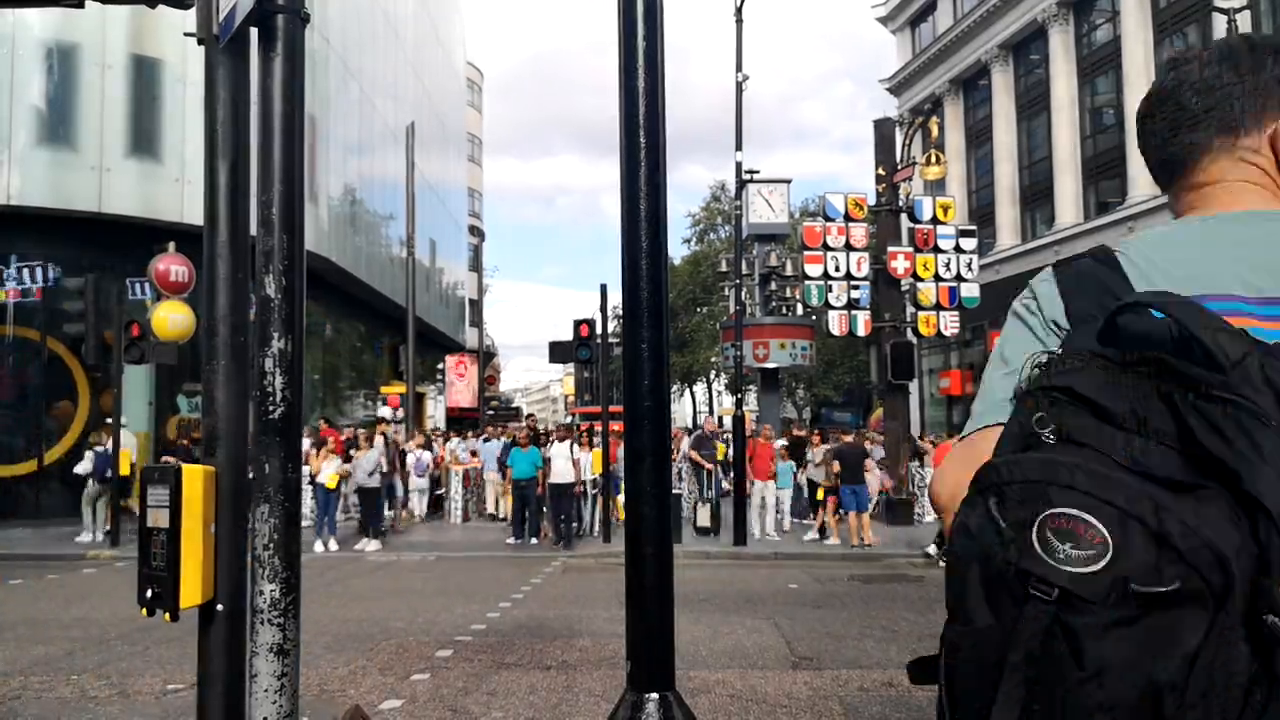
#> input picture frame 19 of video2.mp4, 1280 x 720 px, given in place of video1.mp4, which was not available
$ python video.py
#> lines starting #> are read from the running program, lines starting #| are printed output that depends on the picture; after the words box and inside, x2 and y2 are one past the last pixel; in counts of white or black regions, pixels touching at a corner belong together; pictures that were not available may be replaced by others from this repository, and a replacement may not be noted
import cv2
import imutils

# Initializing the HOG person
# detector
hog = cv2.HOGDescriptor()
hog.setSVMDetector(cv2.HOGDescriptor_getDefaultPeopleDetector())

cap = cv2.VideoCapture('video1.mp4')

while cap.isOpened():
    # Reading the video stream
    ret, image = cap.read()
#> image is the input picture: shape (720, 1280, 3); mean B, G, R 102.3, 103.3, 106
    if ret:
        image = imutils.resize(image,
                               width=min(400, image.shape[1]))
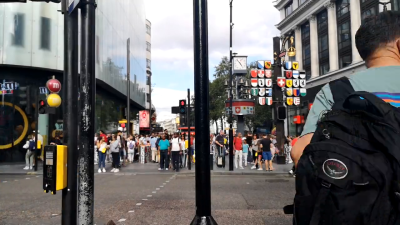
#> image: shape (225, 400, 3); mean B, G, R 102.3, 103.3, 106

        # Detecting all the regions
        # in the Image that has a
        # pedestrians inside it
        (regions, _) = hog.detectMultiScale(image,
                                            winStride=(4, 4),
                                            padding=(4, 4),
                                            scale=1.05)
#> regions = [[14, 61, 78, 156]]

        # Drawing the regions in the
        # Image
        for (x, y, w, h) in regions:
            cv2.rectangle(image, (x, y),
                          (x + w, y + h),
                          (0, 0, 255), 2)
#> this loop made 1 pass
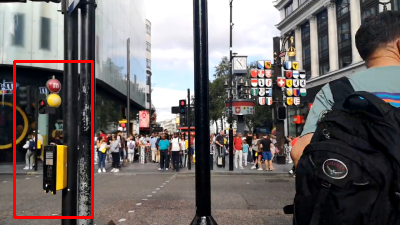
#> image: shape (225, 400, 3); 1.56% of pixels changed, all inside (x1, y1, x2, y2) = (13, 60, 94, 219)

        # Showing the output Image
        cv2.imshow("Image", image)
        if cv2.waitKey(25) & 0xFF == ord('q'):
#> (key q is pressed here)
            break
    else:
        break

cap.release()
cv2.destroyAllWindows()

$ run again, starting later in the video
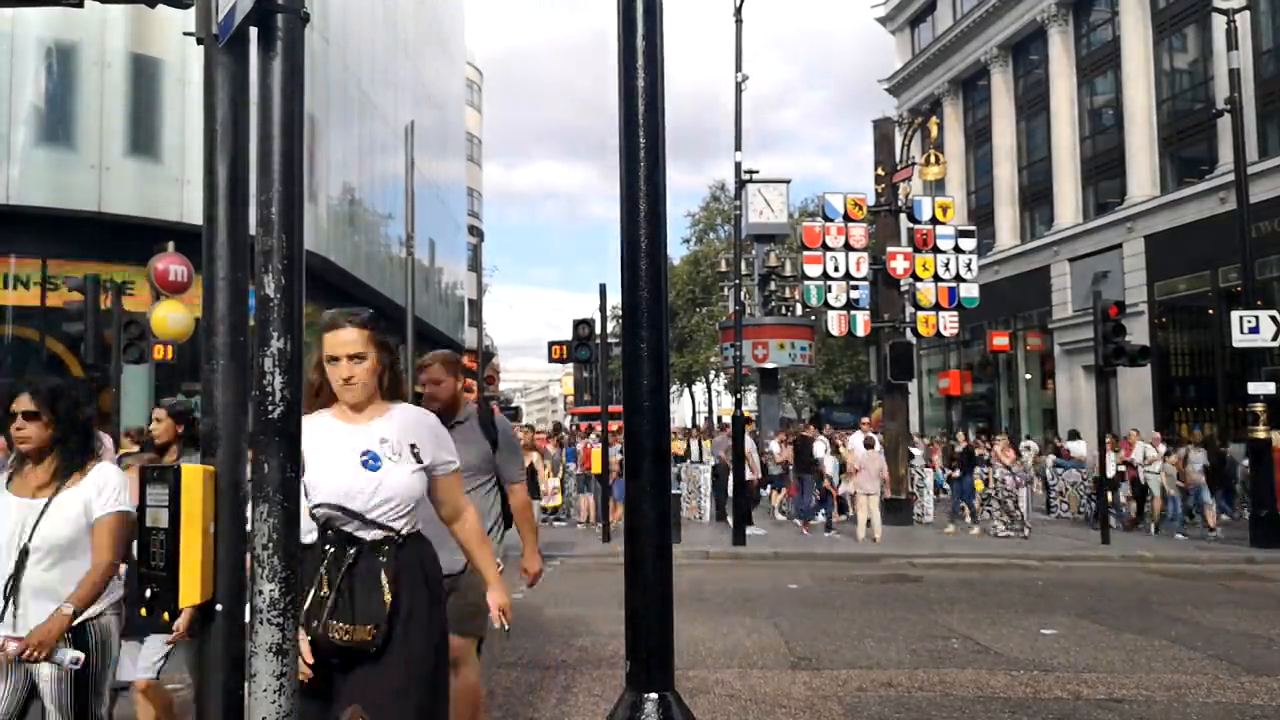
#> input picture frame 85 of video2.mp4, 1280 x 720 px, given in place of video1.mp4, which was not available
#> image is the input picture: shape (720, 1280, 3); mean B, G, R 109.3, 112, 117.3
#> `image = imutils.resize(image, width=min(400, image.shape[1]))`:
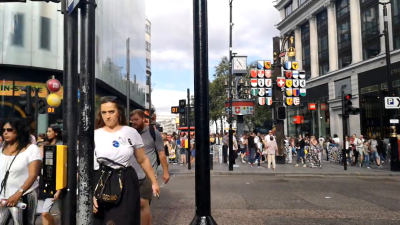
#> image: shape (225, 400, 3); mean B, G, R 109.3, 112, 117.3
#> regions = ()

$ run again, starting later in the video
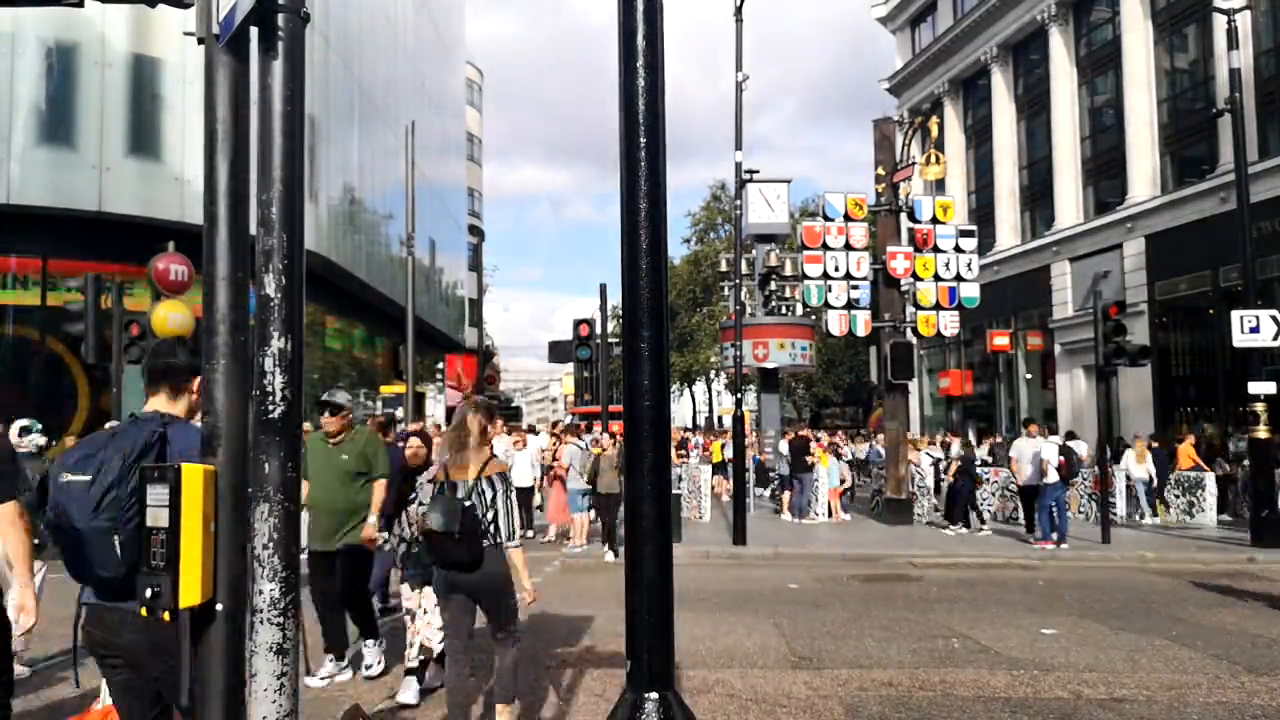
#> input picture frame 152 of video2.mp4, 1280 x 720 px, given in place of video1.mp4, which was not available
#> image is the input picture: shape (720, 1280, 3); mean B, G, R 109.1, 112.7, 117.9
#> `image = imutils.resize(image, width=min(400, image.shape[1]))`:
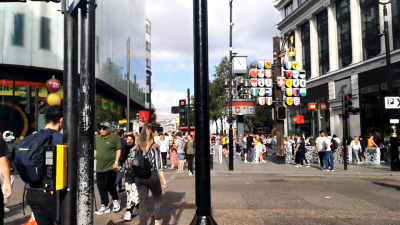
#> image: shape (225, 400, 3); mean B, G, R 109.1, 112.7, 117.9
#> regions = ()
